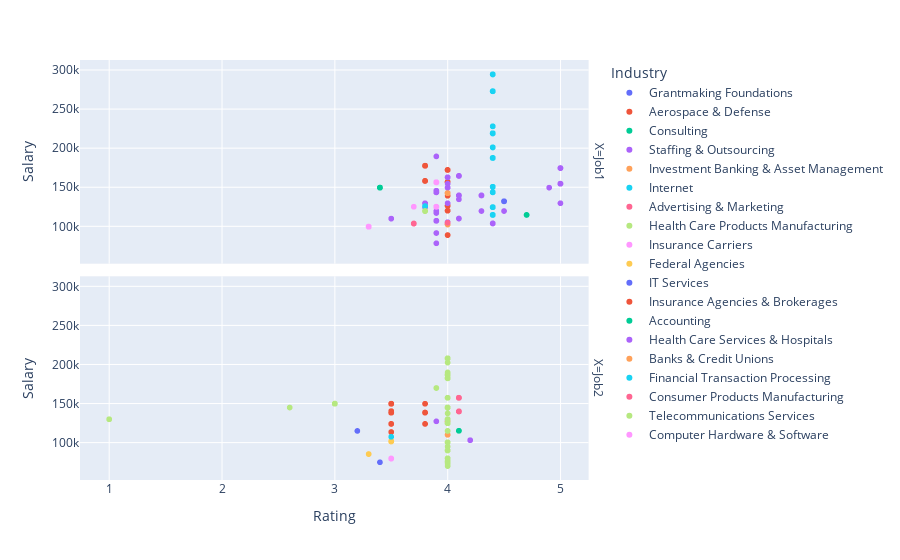

Notebook code for this chart:
### Code cell
df['X'] = np.where(df['Industry'].isin(df['Industry'].unique()[:9]),'Job1','Job2')
fig = px.scatter(df, y="Salary", x="Rating", color="Industry",facet_row='X')
fig.show()

### Figure 1 — Plotly figure (JSON) as saved in the notebook; plotly's stock layout.template omitted (floating-point values rounded to 4 significant figures; data arrays with more than 128 entries replaced by an {"elided": "..."} marker saying what was removed)
{"data": [{"hovertemplate": "Industry=Grantmaking Foundations<br>X=Job1<br>Rating=%{x}<br>Salary=%{y}<extra></extra>", "legendgroup": "Grantmaking Foundations", "marker": {"color": "#636efa", "symbol": "circle"}, "mode": "markers", "name": "Grantmaking Foundations", "showlegend": true, "type": "scattergl", "x": [4.5, 4.5, 4.5, 4.5, 4.5, 4.5, 4.5, 4.5, 4.5], "xaxis": "x2", "y": [132500, 132500, 132500, 132500, 132500, 132500, 132500, 132500, 132500], "yaxis": "y2"}, {"hovertemplate": "Industry=Aerospace & Defense<br>X=Job1<br>Rating=%{x}<br>Salary=%{y}<extra></extra>", "legendgroup": "Aerospace & Defense", "marker": {"color": "#EF553B", "symbol": "circle"}, "mode": "markers", "name": "Aerospace & Defense", "showlegend": true, "type": "scattergl", "x": [4, 4, 3.8, 4, 3.8, 3.8, 3.8, 4, 4, 3.8, 4, 3.8, 4, 3.8, 4, 4, 4, 3.8, 4, 3.8, 4, 3.8, 4, 3.8, 4, 4, 3.8, 4, 3.8, 4, 4, 3.8, 4, 4, 4, 3.8, 4, 4, 4, 4, 4, 4, 4, 4, 3.8, 4, 4, 4, 3.8, 4, 3.8, 4, 3.8, 4, 4, 3.8, 4, 3.8, 4, 3.8, 4, 3.8, 4, 3.8, 4, 3.8, 4, 3.8, 4, 3.8, 4, 3.8, 4, 3.8, 4, 3.8, 4, 3.8, 4, 3.8, 4, 3.8, 4, 4, 4, 3.8, 4, 4, 4, 4], "xaxis": "x2", "y": [120500, 89200, 158611, 89200, 158611, 158611, 158611, 139500, 172600, 158611, 172600, 158611, 172600, 158611, 120500, 120500, 172600, 158611, 172600, 158611, 172600, 158611, 172600, 158611, 103127, 120500, 178000, 126800, 178000, 126800, 157200, 178000, 126800, 157200, 120500, 178000, 126800, 157200, 157200, 126800, 157200, 126800, 126800, 157200, 178000, 126800, 126800, 157200, 178000, 157200, 178000, 157200, 178000, 126800, 157200, 178000, 157200, 178000, 157200, 178000, 157200, 178000, 157200, 178000, 157200, 178000, 157200, 178000, 157200, 178000, 157200, 178000, 157200, 178000, 157200, 178000, 157200, 178000, 157200, 178000, 157200, 178000, 103127, 157200, 103127, 178000, 157200, 103127, 157200, 103127], "yaxis": "y2"}, {"hovertemplate": "Industry=Consulting<br>X=Job1<br>Rating=%{x}<br>Salary=%{y}<extra></extra>", "legendgroup": "Consulting", "marker": {"color": "#00cc96", "symbol": "circle"}, "mode": "markers", "name": "Consulting", "showlegend": true, "type": "scattergl", "x": [4.7, 3.4, 3.4, 3.4, 3.4, 3.4, 3.4, 3.4, 3.4, 3.4, 3.4, 3.4, 3.4, 3.4, 3.4, 3.4, 3.4, 3.4, 3.4, 3.4, 3.4, 3.4, 3.4, 4.7, 3.4], "xaxis": "x2", "y": [115000, 150000, 150000, 150000, 150000, 150000, 150000, 150000, 150000, 150000, 150000, 150000, 150000, 150000, 150000, 150000, 150000, 150000, 150000, 150000, 150000, 150000, 150000, 115000, 150000], "yaxis": "y2"}, {"hovertemplate": "Industry=Staffing & Outsourcing<br>X=Job1<br>Rating=%{x}<br>Salary=%{y}<extra></extra>", "legendgroup": "Staffing & Outsourcing", "marker": {"color": "#ab63fa", "symbol": "circle"}, "mode": "markers", "name": "Staffing & Outsourcing", "showlegend": true, "type": "scattergl", "x": [3.8, 4.1, 4.1, 3.9, 4.1, 4.9, 5, 3.9, 4.3, 3.9, 4, 3.8, 4.5, 3.8, 3.8, 3.8, 3.8, 3.8, 3.8, 3.8, 3.9, 5, 3.9, 3.9, 5, 5, 4.1, 3.9, 3.8, 3.8, 3.8, 3.8, 3.8, 3.8, 3.9, 3.8, 3.8, 3.9, 3.8, 3.8, 3.8, 3.8, 3.8, 3.9, 3.8, 3.9, 3.9, 3.8, 3.9, 3.8, 3.8, 3.9, 3.8, 3.8, 3.9, 3.8, 4.4, 5, 4, 4, 4.1, 4.1, 4.1, 3.5, 5, 4.3, 4, 3.9, 3.9, 4.1, 3.5, 3.9, 5, 5, 4, 3.9, 3.9, 5, 5, 4, 3.9, 4.3, 3.9, 4.1, 4.4, 4, 4.1, 4, 3.9, 5, 4.3, 4.4, 4.1, 4, 3.9, 4.1, 5, 4, 4, 5, 5, 4.4, 4.1, 4, 4, 4.1, 4.4, 5, 4.1, 4.4, 4.4, 5, 4.4, 4.1, 4, 4.1, 5, 4.3], "xaxis": "x2", "y": [129770, 140000, 110400, 144000, 165000, 150000, 175000, 190000, 140000, 117500, 163200, 125000, 120000, 129770, 129770, 129770, 129770, 129770, 129770, 129770, 144000, 155000, 144000, 144000, 155000, 155000, 135000, 144000, 129770, 129770, 129770, 129770, 129770, 125000, 107500, 129770, 125000, 107500, 129770, 129770, 125000, 125000, 129770, 144000, 125000, 107500, 144000, 129770, 107500, 125000, 129770, 144000, 125000, 129770, 144000, 125000, 104100.0, 155000, 105600, 130000, 110400, 165000, 140000, 110290, 130000, 140000, 155000, 144000, 91850.0, 165000, 110290, 107500, 155000, 175000, 163200, 146000, 78720, 155000, 175000, 163200, 146000, 120000, 107500, 165000, 104100.0, 105600, 140000, 150000, 146000, 175000, 140000, 104100.0, 140000, 105600, 120000, 165000, 175000, 150000, 163200, 155000, 155000, 104100.0, 140000, 105600, 150000, 165000, 104100.0, 155000, 140000, 104100.0, 104100.0, 155000, 104100.0, 165000, 105600, 140000, 155000, 140000], "yaxis": "y2"}, {"hovertemplate": "Industry=Investment Banking & Asset Management<br>X=Job1<br>Rating=%{x}<br>Salary=%{y}<extra></extra>", "legendgroup": "Investment Banking & Asset Management", "marker": {"color": "#FFA15A", "symbol": "circle"}, "mode": "markers", "name": "Investment Banking & Asset Management", "showlegend": true, "type": "scattergl", "x": [4, 4, 4, 4, 4, 4, 4, 4, 4, 4, 4, 4, 4, 4, 4, 4, 4, 4, 4, 4, 4, 4, 4, 4, 4, 4, 4, 4, 4, 4, 4, 4, 4, 4, 4, 4, 4, 4, 4, 4, 4, 4], "xaxis": "x2", "y": [142910, 142910, 142910, 142910, 142910, 142910, 142910, 142910, 142910, 142910, 142910, 142910, 142910, 102652, 142910, 142910, 142910, 142910, 142910, 142910, 142910, 142910, 142910, 142910, 142910, 142910, 142910, 142910, 142910, 142910, 142910, 142910, 142910, 142910, 142910, 142910, 142910, 142910, 142910, 142910, 142910, 142910], "yaxis": "y2"}, {"hovertemplate": "Industry=Internet<br>X=Job1<br>Rating=%{x}<br>Salary=%{y}<extra></extra>", "legendgroup": "Internet", "marker": {"color": "#19d3f3", "symbol": "circle"}, "mode": "markers", "name": "Internet", "showlegend": true, "type": "scattergl", "x": {"elided": "166 float values"}, "xaxis": "x2", "y": {"elided": "166 int values"}, "yaxis": "y2"}, {"hovertemplate": "Industry=Advertising & Marketing<br>X=Job1<br>Rating=%{x}<br>Salary=%{y}<extra></extra>", "legendgroup": "Advertising & Marketing", "marker": {"color": "#FF6692", "symbol": "circle"}, "mode": "markers", "name": "Advertising & Marketing", "showlegend": true, "type": "scattergl", "x": [4, 3.7, 4, 3.7, 3.7, 3.7, 3.7, 3.7, 3.7, 3.7, 3.7, 3.7], "xaxis": "x2", "y": [105000, 104000, 105000, 104000, 104000, 104000, 104000, 104000, 104000, 104000, 104000, 104000], "yaxis": "y2"}, {"hovertemplate": "Industry=Health Care Products Manufacturing<br>X=Job1<br>Rating=%{x}<br>Salary=%{y}<extra></extra>", "legendgroup": "Health Care Products Manufacturing", "marker": {"color": "#B6E880", "symbol": "circle"}, "mode": "markers", "name": "Health Care Products Manufacturing", "showlegend": true, "type": "scattergl", "x": [3.8, 3.8, 3.8, 3.8, 3.8, 3.8, 3.8, 3.8, 3.8, 3.8, 3.8, 3.8], "xaxis": "x2", "y": [120000, 120000, 120000, 120000, 120000, 120000, 120000, 120000, 120000, 120000, 120000, 120000], "yaxis": "y2"}, {"hovertemplate": "Industry=Insurance Carriers<br>X=Job1<br>Rating=%{x}<br>Salary=%{y}<extra></extra>", "legendgroup": "Insurance Carriers", "marker": {"color": "#FF97FF", "symbol": "circle"}, "mode": "markers", "name": "Insurance Carriers", "showlegend": true, "type": "scattergl", "x": [3.3, 3.9, 3.9, 3.9, 3.9, 3.3, 3.3, 3.9, 3.3, 3.9, 3.3, 3.9, 3.3, 3.9, 3.3, 3.9, 3.9, 3.3, 3.9, 3.3, 3.9, 3.9, 3.9, 3.3, 3.9, 3.9, 3.3, 3.9, 3.3, 3.9, 3.9, 3.3, 3.9, 3.9, 3.3, 3.9, 3.9, 3.3, 3.9, 3.9, 3.3, 3.9, 3.9, 3.3, 3.9, 3.9, 3.3, 3.9, 3.9, 3.3, 3.9, 3.9, 3.3, 3.9, 3.3, 3.3, 3.3, 3.3, 3.3, 3.9, 3.9, 3.9, 3.9, 3.9, 3.9, 3.9, 3.9, 3.9, 3.9, 3.9, 3.9, 3.9, 3.9, 3.9, 3.9, 3.9, 3.9, 3.9, 3.9, 3.9, 3.9, 3.9, 3.3, 3.9, 3.9, 3.3, 3.9, 3.9, 3.3, 3.9, 3.9, 3.9, 3.3, 3.9, 3.3, 3.9, 3.3, 3.9, 3.9, 3.3, 3.9, 3.9, 3.9, 3.9, 3.9, 3.9, 3.9, 3.9, 3.9, 3.3, 3.9, 3.3, 3.7, 3.3, 3.7, 3.3, 3.9, 3.3, 3.9, 3.3, 3.9], "xaxis": "x2", "y": [100000, 156800, 125500, 125500, 156800, 100000, 100000, 156800, 100000, 156800, 100000, 156800, 100000, 156800, 100000, 156800, 156800, 100000, 156800, 100000, 125500, 156800, 156800, 100000, 125500, 156800, 100000, 125500, 100000, 156800, 125500, 100000, 156800, 125500, 100000, 156800, 125500, 100000, 156800, 125500, 100000, 156800, 125500, 100000, 156800, 125500, 100000, 156800, 125500, 100000, 156800, 125500, 100000, 125500, 100000, 100000, 100000, 100000, 100000, 125500, 156800, 156800, 156800, 156800, 125500, 156800, 156800, 125500, 156800, 125500, 156800, 125500, 156800, 125500, 156800, 125500, 156800, 125500, 156800, 156800, 125500, 156800, 100000, 125500, 156800, 100000, 125500, 156800, 100000, 125500, 125500, 156800, 100000, 125500, 100000, 125500, 100000, 125500, 156800, 100000, 125500, 156800, 125500, 156800, 156800, 125500, 156800, 125500, 156800, 100000, 125500, 100000, 125500, 100000, 125500, 100000, 125500, 100000, 125500, 100000, 125500], "yaxis": "y2"}, {"hovertemplate": "Industry=Federal Agencies<br>X=Job2<br>Rating=%{x}<br>Salary=%{y}<extra></extra>", "legendgroup": "Federal Agencies", "marker": {"color": "#FECB52", "symbol": "circle"}, "mode": "markers", "name": "Federal Agencies", "showlegend": true, "type": "scattergl", "x": [3.5, 3.5, 3.5, 3.5, 3.5, 3.5, 3.5, 3.5, 3.5, 3.5, 3.5, 3.5, 3.5, 3.5, 3.5, 3.5, 3.5, 3.5, 3.5, 3.5, 3.5, 3.5, 3.3, 3.3, 3.5, 3.5, 3.5, 3.5, 3.5, 3.5, 3.5, 3.5, 3.5, 3.5, 3.5, 3.5, 3.5, 3.5, 3.5, 3.5, 3.5, 3.5], "xaxis": "x", "y": [101589, 101589, 101589, 101589, 101589, 101589, 101589, 101589, 101589, 101589, 101589, 101589, 101589, 101589, 101589, 101589, 101589, 101589, 101589, 101589, 101589, 101589, 85410, 85410, 101589, 101589, 101589, 101589, 101589, 101589, 101589, 101589, 101589, 101589, 101589, 101589, 101589, 101589, 101589, 101589, 101589, 101589], "yaxis": "y"}, {"hovertemplate": "Industry=IT Services<br>X=Job2<br>Rating=%{x}<br>Salary=%{y}<extra></extra>", "legendgroup": "IT Services", "marker": {"color": "#636efa", "symbol": "circle"}, "mode": "markers", "name": "IT Services", "showlegend": true, "type": "scattergl", "x": [3.2, 3.4], "xaxis": "x", "y": [115000, 74880], "yaxis": "y"}, {"hovertemplate": "Industry=Insurance Agencies & Brokerages<br>X=Job2<br>Rating=%{x}<br>Salary=%{y}<extra></extra>", "legendgroup": "Insurance Agencies & Brokerages", "marker": {"color": "#EF553B", "symbol": "circle"}, "mode": "markers", "name": "Insurance Agencies & Brokerages", "showlegend": true, "type": "scattergl", "x": [3.5, 3.5, 3.5, 3.5, 3.5, 3.5, 3.5, 3.5, 3.5, 3.8, 3.5, 3.8, 3.5, 3.8, 3.5, 3.8, 3.5, 3.5, 3.5, 3.5, 3.8, 3.5, 3.5, 3.5, 3.5, 3.5, 3.5, 3.8, 3.5, 3.5, 3.8, 3.8, 3.5, 3.5, 3.8, 3.5, 3.5, 3.5, 3.5, 3.5, 3.5, 3.5, 3.5, 3.5, 3.8, 3.5, 3.5, 3.5, 3.5, 3.5, 3.5, 3.5, 3.5, 3.5], "xaxis": "x", "y": [140350, 140350, 138500, 113600, 140350, 138500, 113600, 138500, 138500, 138500, 138500, 138500, 138500, 138500, 138500, 138500, 138500, 138500, 149850, 124000, 124000, 149850, 149850, 138500, 149850, 149850, 149850, 138500, 124000, 149850, 138500, 124000, 149850, 149850, 149850, 138500, 149850, 138500, 149850, 138500, 124000, 149850, 138500, 124000, 149850, 138500, 124000, 149850, 149850, 149850, 138500, 149850, 149850, 149850], "yaxis": "y"}, {"hovertemplate": "Industry=Accounting<br>X=Job2<br>Rating=%{x}<br>Salary=%{y}<extra></extra>", "legendgroup": "Accounting", "marker": {"color": "#00cc96", "symbol": "circle"}, "mode": "markers", "name": "Accounting", "showlegend": true, "type": "scattergl", "x": [4.1, 4.1, 4.1, 4.1], "xaxis": "x", "y": [115200, 115200, 115200, 115200], "yaxis": "y"}, {"hovertemplate": "Industry=Health Care Services & Hospitals<br>X=Job2<br>Rating=%{x}<br>Salary=%{y}<extra></extra>", "legendgroup": "Health Care Services & Hospitals", "marker": {"color": "#ab63fa", "symbol": "circle"}, "mode": "markers", "name": "Health Care Services & Hospitals", "showlegend": true, "type": "scattergl", "x": [3.9, 4, 4, 4.2, 4.2, 4, 4, 4, 4, 4, 4, 4], "xaxis": "x", "y": [127300, 127300, 127300, 103100.0, 103100.0, 127300, 127300, 127300, 127300, 127300, 127300, 127300], "yaxis": "y"}, {"hovertemplate": "Industry=Banks & Credit Unions<br>X=Job2<br>Rating=%{x}<br>Salary=%{y}<extra></extra>", "legendgroup": "Banks & Credit Unions", "marker": {"color": "#FFA15A", "symbol": "circle"}, "mode": "markers", "name": "Banks & Credit Unions", "showlegend": true, "type": "scattergl", "x": [4, 4, 4, 4, 4, 4, 4, 4, 4, 4, 4, 4], "xaxis": "x", "y": [110100, 126650, 126650, 126650, 126650, 126650, 126650, 110100, 126650, 126650, 110100, 126650], "yaxis": "y"}, {"hovertemplate": "Industry=Financial Transaction Processing<br>X=Job2<br>Rating=%{x}<br>Salary=%{y}<extra></extra>", "legendgroup": "Financial Transaction Processing", "marker": {"color": "#19d3f3", "symbol": "circle"}, "mode": "markers", "name": "Financial Transaction Processing", "showlegend": true, "type": "scattergl", "x": [3.5], "xaxis": "x", "y": [107500], "yaxis": "y"}, {"hovertemplate": "Industry=Consumer Products Manufacturing<br>X=Job2<br>Rating=%{x}<br>Salary=%{y}<extra></extra>", "legendgroup": "Consumer Products Manufacturing", "marker": {"color": "#FF6692", "symbol": "circle"}, "mode": "markers", "name": "Consumer Products Manufacturing", "showlegend": true, "type": "scattergl", "x": [4.1, 4.1, 4.1, 4.1, 4.1, 4.1, 4.1, 4.1, 4.1, 4.1, 4.1, 4.1, 4.1, 4.1, 4.1, 4.1, 4.1, 4.1, 4.1, 4.1, 4.1, 4.1, 4.1, 4.1, 4.1, 4.1, 4.1, 4.1, 4.1, 4.1, 4.1, 4.1, 4.1, 4.1, 4.1, 4.1, 4.1, 4.1, 4.1, 4.1], "xaxis": "x", "y": [140000, 157500, 140000, 140000, 157500, 157500, 140000, 157500, 157500, 140000, 157500, 140000, 157500, 140000, 157500, 140000, 157500, 140000, 157500, 140000, 157500, 140000, 157500, 140000, 157500, 140000, 157500, 140000, 157500, 140000, 157500, 140000, 157500, 140000, 157500, 140000, 157500, 140000, 157500, 157500], "yaxis": "y"}, {"hovertemplate": "Industry=Telecommunications Services<br>X=Job2<br>Rating=%{x}<br>Salary=%{y}<extra></extra>", "legendgroup": "Telecommunications Services", "marker": {"color": "#B6E880", "symbol": "circle"}, "mode": "markers", "name": "Telecommunications Services", "showlegend": true, "type": "scattergl", "x": {"elided": "270 float values"}, "xaxis": "x", "y": {"elided": "270 int values"}, "yaxis": "y"}, {"hovertemplate": "Industry=Computer Hardware & Software<br>X=Job2<br>Rating=%{x}<br>Salary=%{y}<extra></extra>", "legendgroup": "Computer Hardware & Software", "marker": {"color": "#FF97FF", "symbol": "circle"}, "mode": "markers", "name": "Computer Hardware & Software", "showlegend": true, "type": "scattergl", "x": [3.5, 3.5, 3.5, 3.5, 3.5, 3.5, 3.5, 3.5, 3.5, 3.5, 3.5, 3.5], "xaxis": "x", "y": [79680, 79680, 79680, 79680, 79680, 79680, 79680, 79680, 79680, 79680, 79680, 79680], "yaxis": "y"}], "layout": {"annotations": [{"font": {}, "showarrow": false, "text": "X=Job2", "textangle": 90, "x": 0.98, "xanchor": "left", "xref": "paper", "y": 0.2425, "yanchor": "middle", "yref": "paper"}, {"font": {}, "showarrow": false, "text": "X=Job1", "textangle": 90, "x": 0.98, "xanchor": "left", "xref": "paper", "y": 0.7575, "yanchor": "middle", "yref": "paper"}], "legend": {"title": {"text": "Industry"}, "tracegroupgap": 0}, "margin": {"t": 60}, "xaxis": {"anchor": "y", "domain": [0, 0.98], "title": {"text": "Rating"}}, "xaxis2": {"anchor": "y2", "domain": [0, 0.98], "matches": "x", "showticklabels": false}, "yaxis": {"anchor": "x", "domain": [0, 0.485], "title": {"text": "Salary"}}, "yaxis2": {"anchor": "x2", "domain": [0.515, 1], "matches": "y", "title": {"text": "Salary"}}}}
